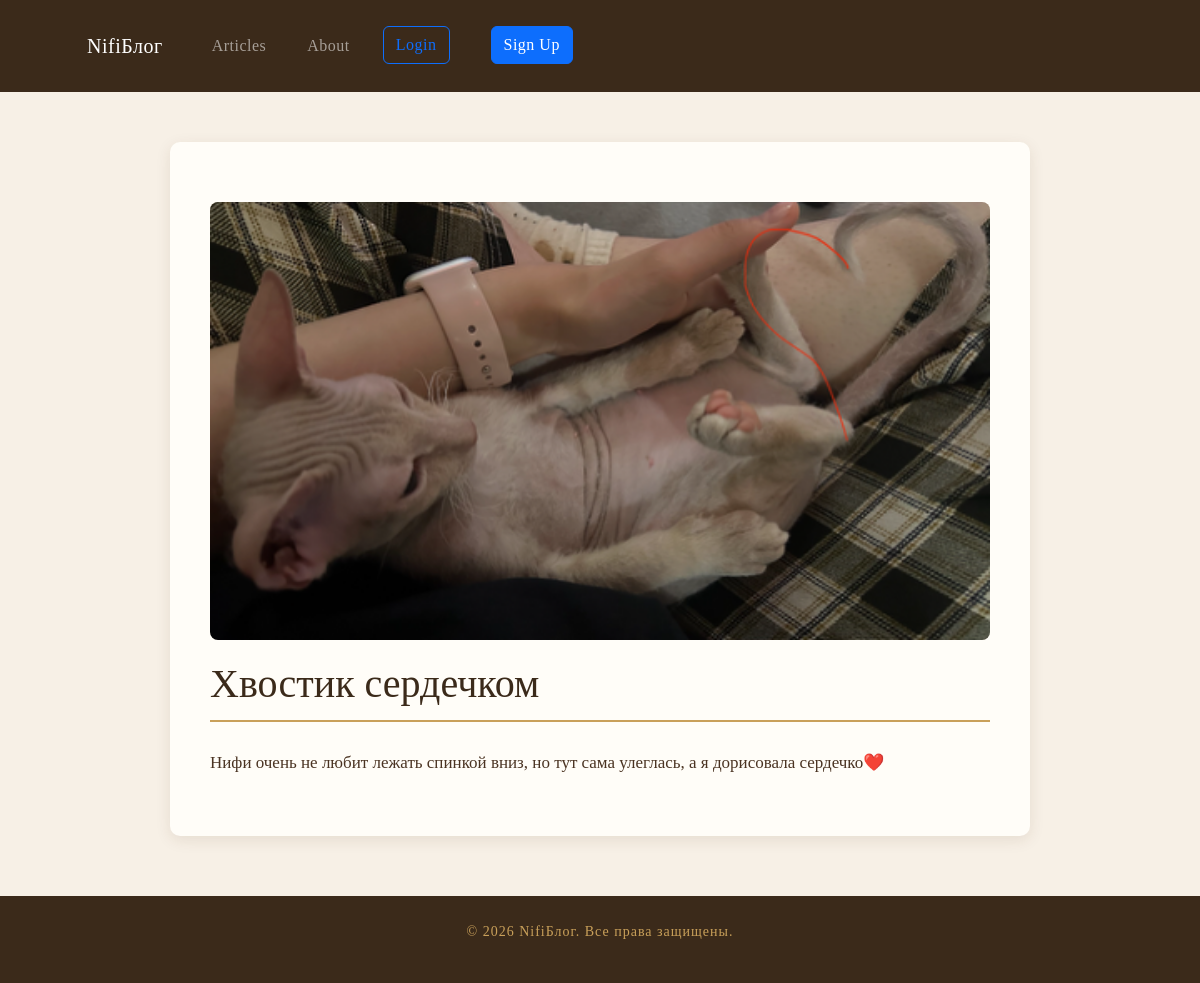
The page /articles/hvostik-serdechkom/ on the database its author committed.
### articles/models.py (models this page shows, shortened)
class Article(models.Model):
    title = models.CharField(max_length=200)
    slug = models.SlugField()
    body = models.TextField()
    date = models.DateTimeField(auto_now_add=True)
    thumbnail = models.ImageField(upload_to='images/', blank=True, default='images/default.jpg')
    author = models.ForeignKey(User, default=None, null=True, on_delete=models.CASCADE)

### articles/views.py (the view)
# urls.py: path('<slug:slug>/', views.article_item, name='article_detail'),
def article_item(request, slug):
    article = Article.objects.get(slug=slug)
    return render(request, template_name='articles/article_item.html', context={'article': article})

### articles/templates/articles/article_item.html (shortened to what this page needs)
{% extends "base_layout.html" %}
{% load static %}
{% block content %}
    <div class="article-detail">
        {% if article.thumbnail %}
        <img src="{{ article.thumbnail.url }}" alt="">
        {% endif %}
        <h1>{{ article.title }}</h1>
        <p>{{ article.body }}</p>
    </div>
{% endblock content %}

### static/css/style.css (style rules this page uses)
* { margin: 0; padding: 0; box-sizing: border-box; }
body { font-family: 'Georgia', serif; background-color: #f7f0e6; color: #3b2a1a; }
.article-detail { background-color: #fffdf8; max-width: 860px; margin: 40px auto; padding: 40px; border-radius: 10px; box-shadow: 0 4px 15px rgba(80, 50, 20, 0.1); }
.article-detail h1 { border-bottom: 2px solid #c9a05a; padding-bottom: 12px; margin-bottom: 25px; }
.article-detail p { line-height: 1.9; color: #4a3322; font-size: 17px; }
.article-detail img { width: 100%; max-height: 450px; object-fit: contain; background-color: #f5ede0; border-radius: 8px; margin: 20px 0; }

### rows shown on the page
Article: thumbnail (picture), title "Хвостик сердечком", body "Нифи очень не любит лежать спинкой вниз, но тут сама улеглась, а я дорисовала сердечко❤️"
